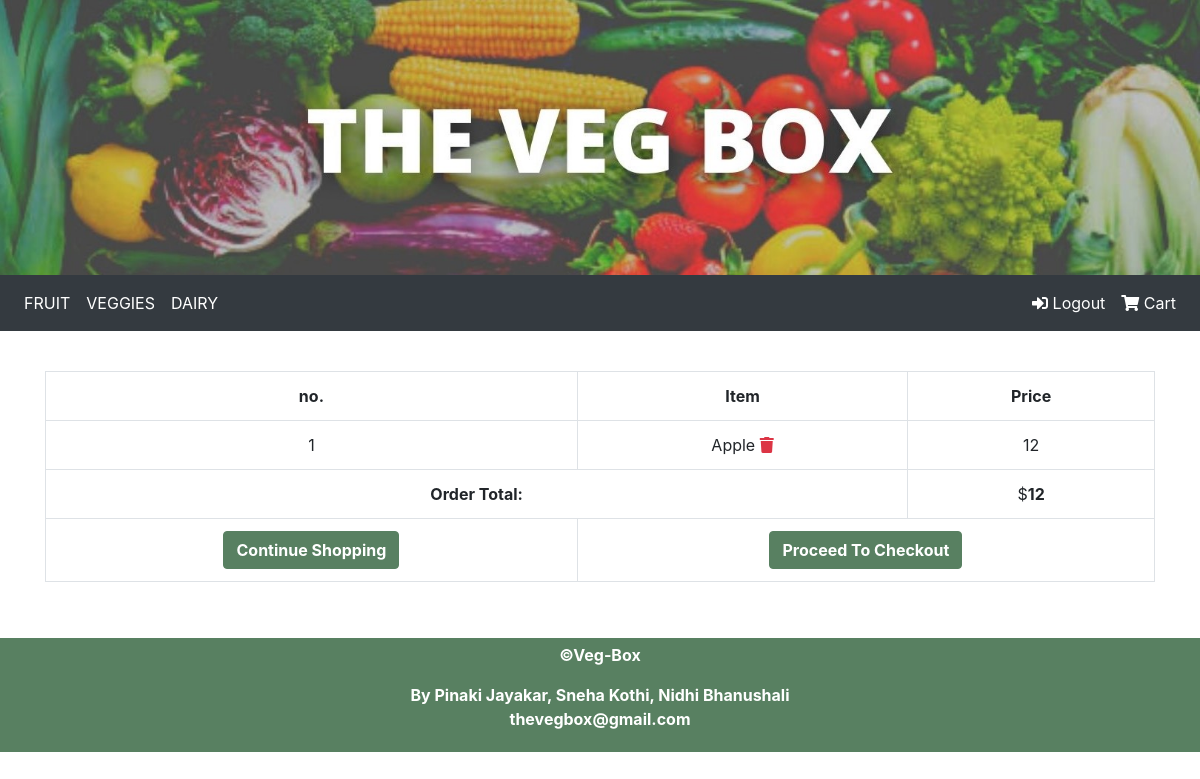
/items/order_summary/ (signed in), run on an earlier commit of the app's database.
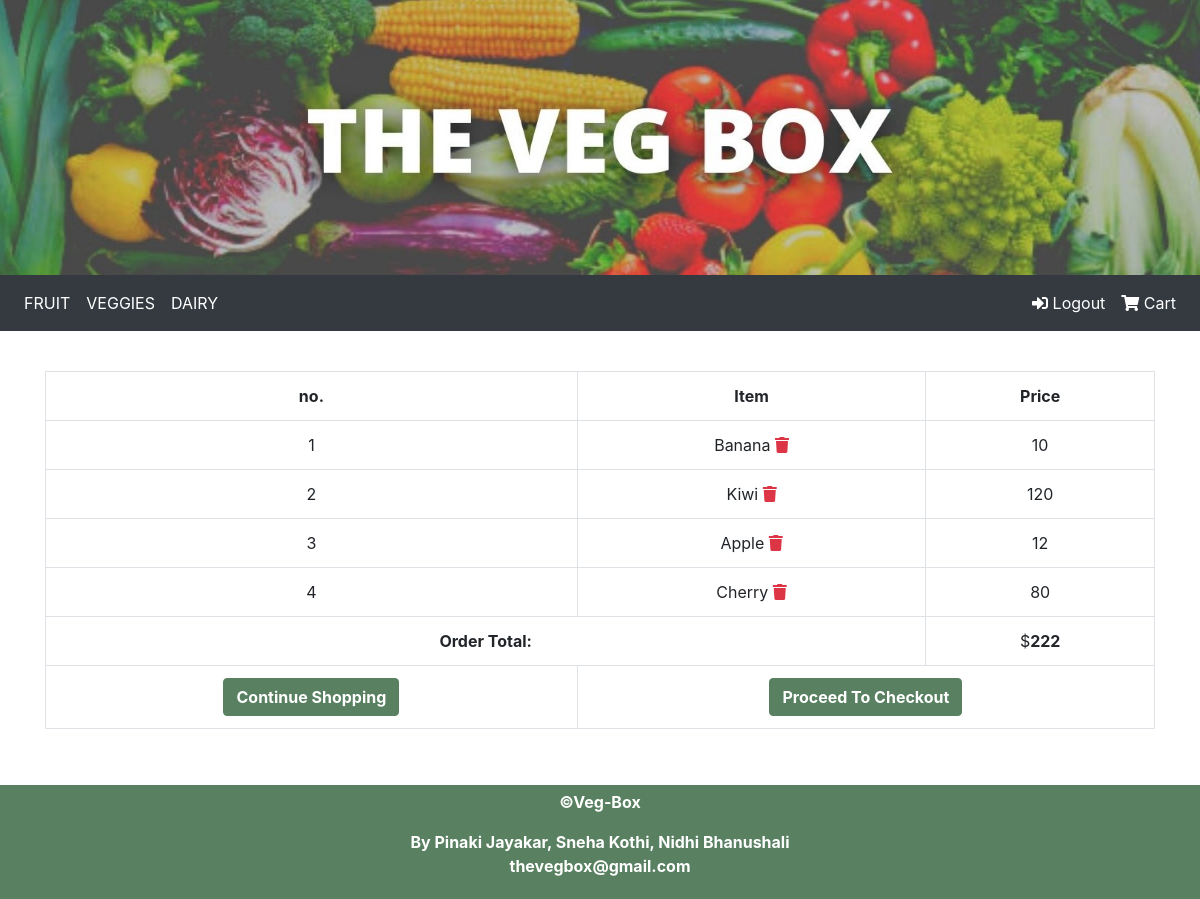
And on a later commit of the database.
### users/models.py (models this page shows, shortened)
class OrderItem(models.Model):
    product = models.OneToOneField(Product, on_delete=models.SET_NULL, null=True)
    is_ordered = models.BooleanField(default=False)
    date_added = models.DateTimeField(auto_now=True)
    date_ordered = models.DateTimeField(null=True)

class Product(models.Model):
    name = models.CharField(max_length=120)
    product_img = models.ImageField(upload_to='images/')
    price = models.IntegerField()

class Order(models.Model):
    ref_code = models.CharField(max_length=15)
    owner = models.ForeignKey(Profile, on_delete=models.SET_NULL, null=True)
    is_ordered = models.BooleanField(default=False)
    items = models.ManyToManyField(OrderItem)
    date_ordered = models.DateTimeField(auto_now=True)
    def get_cart_items(self):
        return self.items.all()
    def get_cart_total(self):
        return sum([item.product.price for item in self.items.all()])

### users/views.py (the view)
# urls.py: path('order_summary/',user_views.order_details,name='order_summary'),
@login_required()
def order_details(request, **kwargs):
    existing_order = get_user_pending_order(request)
    context = {
        'order': existing_order
    }
    return render(request, 'vegbox_app/cart.html', context)

### users/views.py (called while the page is built)
def get_user_pending_order(request):
    user_profile = get_object_or_404(Profile, user=request.user)
    order = Order.objects.filter(owner=user_profile, is_ordered=False)
    if order.exists():
        return order[0]
    return 0

### vegbox_app/templates/vegbox_app/cart.html (shortened to what this page needs)
{% extends 'vegbox_app/header.html' %}
{% block content %}
{% load static %}
<div style="padding: 20px;"></div>
<section>
    <div style="padding-left: 5%; padding-right: 5%;" class="row">
     <table class="table table-hover table-bordered text-center">
       <tr class="text-center">
         <th>no.</th>
         <th>Item</th>
         <th>Price</th>
       </tr>
       {% for item in order.get_cart_items %}
         <tr>
           <td>{{ forloop.counter }}</td>
           <td>
             {{ item.product.name }}
             <span class="pull-right">
               <a href="{% url 'delete_item' item.id %}" data-balloon="remove this item from cart" class="text-danger" onclick="return confirm_delete();">
                 <i class="fas fa-trash"></i>
               </a>
             </span>
           </td>
           <td>{{ item.product.price }}</td>
         </tr>
       {% empty %}
         <tr>
           <td colspan= 3> You have not added any items yet.</td>
         </tr>
       {% endfor %}
       <tr>
         {% if order.get_cart_total != None %}
         <td colspan=2>
           <strong class="pull-right">Order Total:</strong>
         </td>
         <td colspan= 1>
           $<strong>{{ order.get_cart_total }}</strong>
         </td>
         {% endif %}
       </tr>
       <tr>
         <td colspan=1 >
           <a style="border-color: #588061; color: white;font-weight: bold; background-color: #588061;" href="{% url 'vegbox-home' %}" class="btn btn-warning pull-left">
             {% if order %}Continue Shopping{% else %}Add Items to Cart {% endif %}
           </a>
         </td>
         <td colspan=2>
           {% if order.get_cart_items %}
             <a style="border-color: #588061; color: white;font-weight: bold; background-color: #588061;" href="{% url 'checkout' %}" class="pull-right btn btn-primary">Proceed To Checkout</a>
           {% endif %}
         </td>
       </tr>
     </table>
    </div>
  </section>
<div style="padding: 20px;"></div>
{% endblock %}

What changed in the data, as far as the page shows it:
now on this page (row unchanged): OrderItem: product.name "Banana", product.price "10"
now on this page (row unchanged): OrderItem: product.name "Kiwi", product.price "120"
added OrderItem: product.name "Cherry", product.price "80"
computed for Order: get_cart_total "12" → "222"
